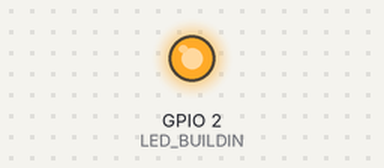
Recording of a program running on a simulated ESP8266 (NodeMCU). Parts: output pins drawn as LEDs (lit = HIGH). WiFi joins after 1.5 s; servers stay silent unless stated; what the program prints to the serial monitor is not drawn.

Above: at 2.35 s.
Timing chart, 0 to 5.3 s (numbered marks = the images above):
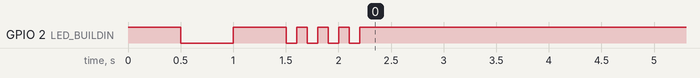

Measured:
- by itself, GPIO 2 (LED_BUILDIN): HIGH → LOW at 0.50 s, → HIGH 0.50 s later, → LOW 0.50 s later, → HIGH 0.10 s later, … (16 changes in this stretch)

The program:

main.cpp
```cpp
#include <ESP8266WiFi.h>
#include "Arduino.h"

#define LED_BUILDIN 2

const char *ssid = "*******";
const char *password = "**********";

bool pin_status = false;

void switch_pin() {
    digitalWrite(LED_BUILDIN, pin_status ? LOW : HIGH);
    pin_status = !pin_status;
}

void blinkin(int times = 1, int dlay=100) {
    for (int i = 0; i < times; i++) {
        switch_pin();
        delay(dlay);
        switch_pin();
        delay(dlay);
    }
}

void setup() {
    pinMode(LED_BUILDIN, OUTPUT);
    switch_pin();

    Serial.begin(115200);
    Serial.println();
    Serial.print("Wifi connecting to ");
    Serial.println(ssid);

    WiFi.begin(ssid, password);


    Serial.println();
    Serial.print("Connecting");

    while (WiFi.status() != WL_CONNECTED) {
        delay(500);
        Serial.print(".");
        switch_pin();
    }

    if (!pin_status) {
        switch_pin();
    }


    // blinkin when connected
    blinkin(4);
    //
    digitalWrite(LED_BUILDIN, HIGH);
    Serial.println();
    Serial.println("Wifi Connected Success!");
    Serial.print("NodeMCU IP Address : ");
    Serial.println(WiFi.localIP());
}

void loop() {
    static int lastms = 0;

    if (WiFi.status() == WL_CONNECTED) {
        if (millis()-lastms > 100000) {
        lastms = millis();
        Serial.printf("Running for %d ms...\n", lastms);
        Serial.flush();
        blinkin(3, 50);
        }
        delay(20000);
    } else {
        blinkin(4);
    }
}
```
